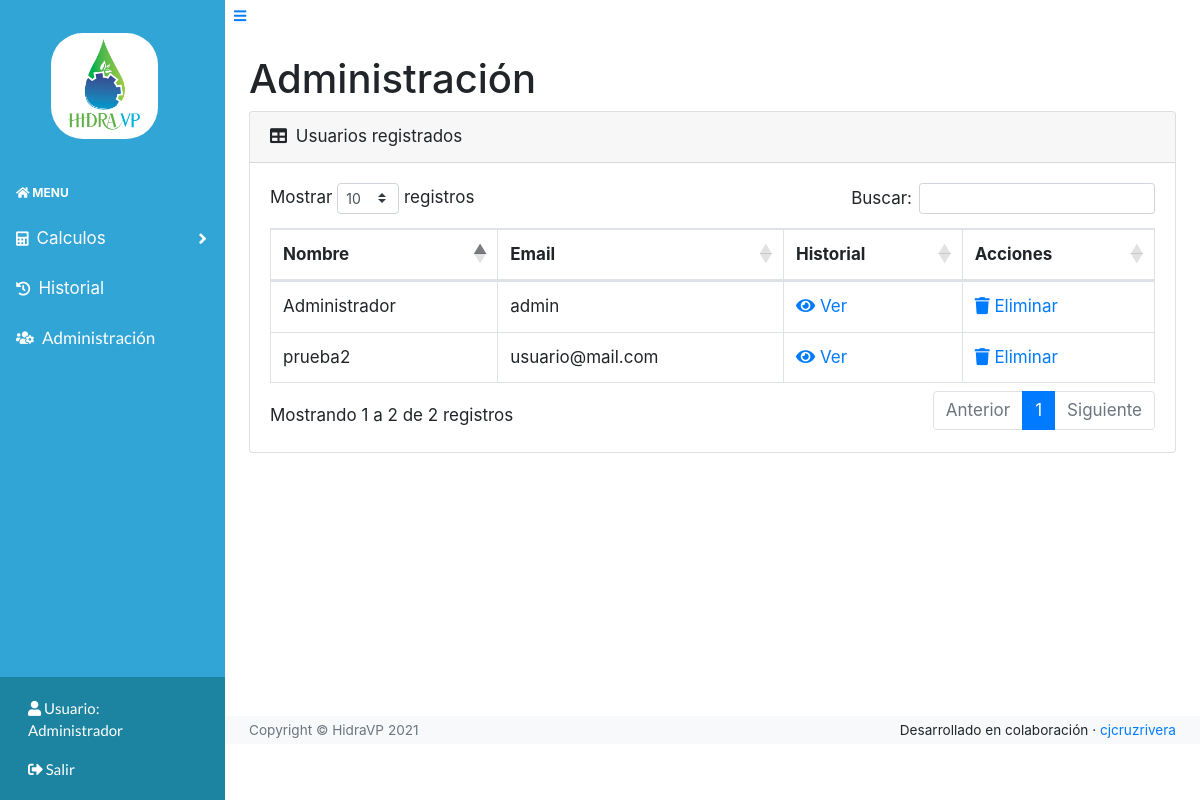
The app's page /admin (signed in), older data.
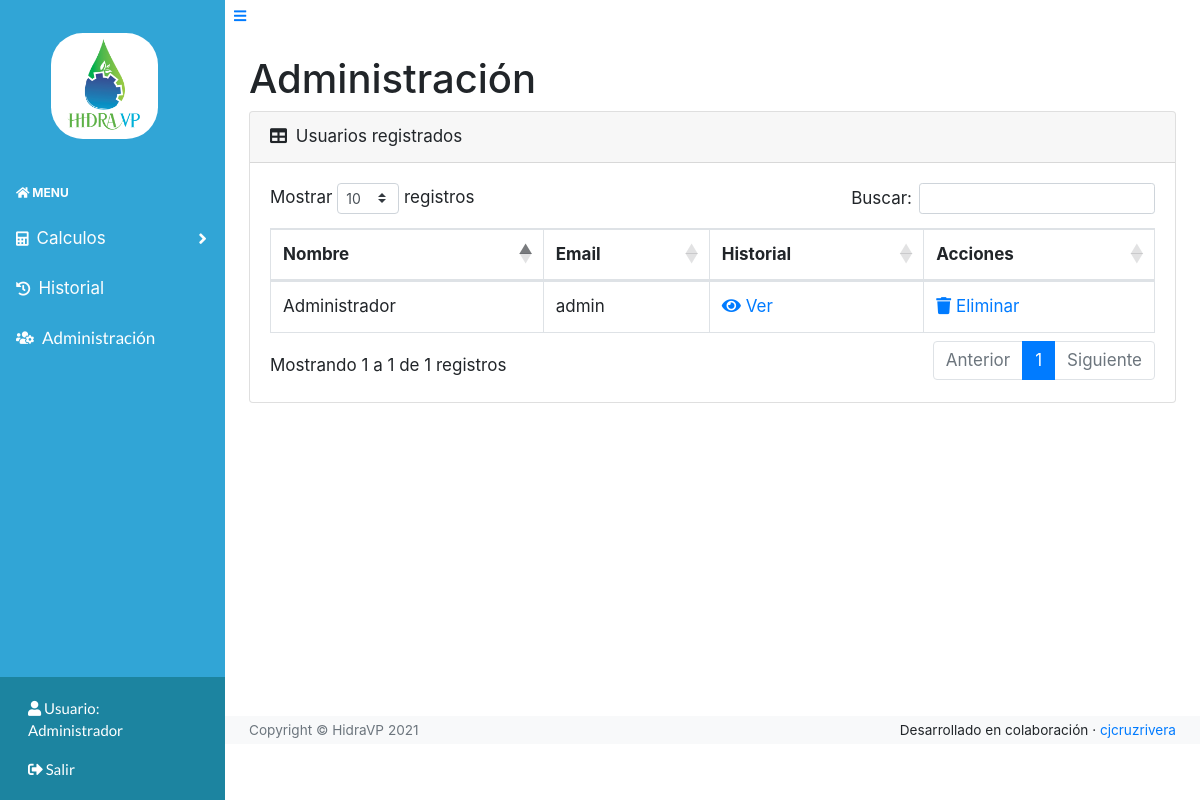
The same page, newer data.
### models.py (models this page shows)
class User(UserMixin, db.Model):
    id = db.Column(db.Integer, primary_key=True) # primary keys are required by SQLAlchemy
    email = db.Column(db.String(100), unique=True)
    password = db.Column(db.String(100))
    name = db.Column(db.String(1000))
    isAdmin = db.Column(db.Boolean, default=False)

### main.py (the view)
@main.route('/admin')
@login_required
def admin():
    users = User.query.order_by(User.id).all()
    return render_template('admin.html', isAdmin=current_user.isAdmin, usuarios=users)

### __init__.py (called while the page is built)
def create_app():
    app = Flask(__name__)
    app.config['SECRET_KEY'] = '\x08\x1b\x83\xc1\x1dq\xb0\x9b\xeb\xdf\x0bY\xa4N\xbb\xa9\xf4\x7fG\xdd\xc9\xab\x15\xe4'
    app.config['SQLALCHEMY_DATABASE_URI'] = 'sqlite:///db.sqlite'
    app.config['SQLALCHEMY_TRACK_MODIFICATIONS'] = False
    app.config['LOGIN_DISABLED'] = False
    app.config['TESTING'] = False
    db.init_app(app)
    login_manager = LoginManager()
    login_manager.login_view = 'auth.login'
    login_manager.init_app(app)
    from .models import User
    @login_manager.user_loader
    def load_user(user_id):
        return User.query.get(int(user_id))
    from .auth import auth as auth_blueprint
    app.register_blueprint(auth_blueprint)
    from .main import main as main_blueprint
    app.register_blueprint(main_blueprint)
    return app

### templates/admin.html (shortened to what this page needs)
{% extends "base.html" %}
{% block extraCss %}
<link rel="stylesheet" href="/static/assets/css/Ultimate-Sidebar-Menu.css">
<link href="https://cdn.datatables.net/1.10.20/css/dataTables.bootstrap4.min.css" rel="stylesheet"
 />
{% endblock %}
{% block content %}
<h1 class="mt-4">Administración</h1>
<div class="card mb-4">
    <div class="card-header">
        <i class="fas fa-table mr-1"></i>
        Usuarios registrados
    </div>
    <div class="card-body">
        <div class="table-responsive">
            <table class="table table-bordered" id="dataTable" width="100%" cellspacing="0">
                <thead>
                    <tr>
                        <th>Nombre</th>
                        <th>Email</th>
                        <th>Historial</th>
                        <th>Acciones</th>
                    </tr>
                </thead>
                <tbody>
                    {% if usuarios %}
                    {% for usuario in usuarios %}
                    <tr>
                        <td>{{usuario.name}}</td>
                        <td>{{usuario.email}}</td>
                        <td><a href="historial/{{usuario.id}}"><i class="fas fa-eye"></i> Ver</a></td>
                        <td><a href="#" onclick="deleteUser({{usuario.id}}, '{{usuario.name}}')"><i class="fas fa-trash"></i> Eliminar</a></td>
                    </tr>
                    {% endfor %}
                    {% endif %}
                </tbody>
            </table>
        </div>
    </div>
</div>
{% endblock %}

### templates/base.html (shortened to what the changed rows need)
<!DOCTYPE html>
<html lang="es">
<head>
    <link rel="stylesheet" href="/static/assets/bootstrap/css/bootstrap.min.css">
    <link rel="stylesheet" href="https://use.fontawesome.com/releases/v5.3.1/css/all.css"
>
    <link rel="stylesheet" href="/static/assets/css/styles.css">
    {% block extraCss %}{% endblock %}
</head>
<body class="sb-nav-fixed" style="font-size: 17px;">
    {% block navbar %}
    <div id="layoutSidenav">
        <div id="layoutSidenav_nav">
            <nav class="sb-sidenav accordion sb-sidenav-light" id="sidenavAccordion">
                <div class="sb-sidenav-footer" style="font-size: 15px;">
                    <a style="font-family: Lato, sans-serif;color: #ffffff;" href="{{ url_for('main.profile') }}"
                        class="nav-link">
                        <i class="fas fa-user"></i>
                        Usuario: <br>
                        {% if current_user.is_authenticated %}
                        {{current_user.name}}
                        {% else %}
                        No registrado
                        {% endif %}
                    </a>
                    {% if current_user.is_authenticated %}
                    <a style="font-family: Lato, sans-serif;color: #ffffff;" href="{{ url_for('auth.logout') }}"
                        class="nav-link">
                        {% else %}
                        <a style="font-family: Lato, sans-serif;color: #ffffff;" href="{{ url_for('auth.login') }}"
                            class="nav-link">
                            {% endif %}
                            {% if current_user.is_authenticated %}
                            <i class="fas fa-sign-out-alt"></i>
                            Salir
                            {% else %}
                            <i class="fas fa-sign-in-alt"></i>
                            Ingresar
                            {% endif %}
                        </a>
                </div>
            </nav>
        </div>
        {% endblock %}
        <div id="layoutSidenav_content">
            <main>
                {% block typeContainer %}
                <div class="container-fluid">
                    {% endblock %}
                    {% block content %}
                    {% endblock %}
                </div>
            </main>
        </div>
</body>
</html>

Row changes from the older to the newer data that the page shows:
removed User: name "prueba2", email "usuario@mail.com"
Text that changed along with them:
text written by a page script: "Mostrar registros Buscar: Mostrando 1 a 2 de 2 registros Anterior 1 Siguiente" → "Mostrar registros Buscar: Mostrando 1 a 1 de 1 registros Anterior 1 Siguiente"
